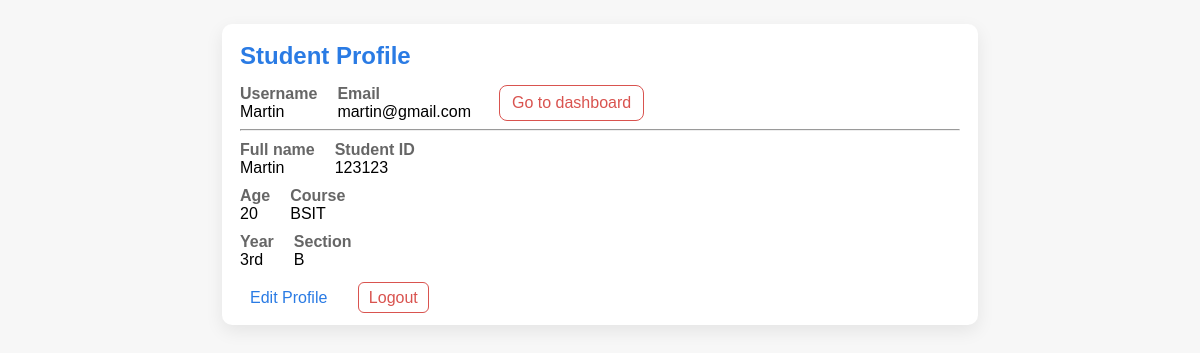
Page /profile/ (signed in) on the committed database.
### online_enrollment/models.py (models this page shows, shortened)
class Student(models.Model):
    user = models.OneToOneField(User, on_delete=models.CASCADE, related_name='student_profile')
    name = models.CharField(max_length=150, blank=True)
    age = models.PositiveIntegerField(null=True, blank=True)
    student_id = models.CharField(max_length=50, unique=True, blank=True, null=True)
    course = models.CharField(max_length=150, blank=True)
    year = models.CharField(max_length=50, blank=True)
    section = models.CharField(max_length=50, blank=True)
    created_at = models.DateTimeField(auto_now_add=True)
    updated_at = models.DateTimeField(auto_now=True)

### online_enrollment/views.py (the view)
# urls.py: path('profile/', views.profile, name='profile'),
@login_required(login_url='login_user')
def profile(request):
    user_id = request.GET.get('u')
    if user_id and request.user.is_staff:
        target_user = get_object_or_404(User, id=user_id)
    else:
        target_user = request.user
    student, created = Student.objects.get_or_create(user=target_user, defaults={'name': target_user.username})
    return render(request, 'online_enrollment/profile.html', {'student': student})

### online_enrollment/templates/online_enrollment/profile.html (shortened to what this page needs)
{% load static %}
<!DOCTYPE html>
<html lang="en">
<head>
  <link rel="stylesheet" href="{% static 'css/style.css' %}">
</head>
<body>
  <div class="card">
    <h2>Student Profile</h2>
    <div class="row">
      <div><span class="label">Username</span><div class="value">{{ student.user.username }}</div></div>
      <div><span class="label">Email</span><div class="value">{{ student.user.email }}</div></div>
      <a class="logout" href="{% url 'dashboard' %}">Go to dashboard</a>
    </div>
    <hr>
    <div class="row">
      <div><span class="label">Full name</span><div class="value">{{ student.name }}</div></div>
      <div><span class="label">Student ID</span><div class="value">{{ student.student_id|default:"—" }}</div></div>
    </div>
    <div class="row">
      <div><span class="label">Age</span><div class="value">{{ student.age|default:"—" }}</div></div>
      <div><span class="label">Course</span><div class="value">{{ student.course|default:"—" }}</div></div>
    </div>
    <div class="row">
      <div><span class="label">Year</span><div class="value">{{ student.year|default:"—" }}</div></div>
      <div><span class="label">Section</span><div class="value">{{ student.section|default:"—" }}</div></div>
    </div>
    <div class="actions">
      <a class="button" href="{% url 'edit_profile' %}">Edit Profile</a>
      <a class="logout" href="{% url 'logout_user' %}">Logout</a>
    </div>
  </div>
</body>
</html>

### online_enrollment/static/css/style.css (style rules this page uses)
body { font-family: Arial, sans-serif; background: #f7f7f7; padding: 24px; margin: 0; }
.card { background: #fff; padding: 18px; border-radius: 10px; box-shadow: 0 6px 18px rgba(0,0,0,0.08); margin-bottom: 20px; max-width: 720px; margin-left: auto; margin-right: auto; }
h2, h3 { color: #2a7be4; margin: 0 0 12px 0; }
a { text-decoration: none; }
a.link, a.button { color: #2a7be4; }
a.logout { border: 1px solid #d9534f; color: #d9534f; background: transparent; padding: 8px 12px; border-radius: 8px; margin-left: 8px; }
.actions a { margin-right: 8px; text-decoration: none; padding: 6px 10px; border-radius: 6px; }
h2 { font-size: 24px; margin-bottom: 15px; }
.row { display: flex; gap: 20px; flex-wrap: wrap; margin-top: 10px; }
.label { color: #666; font-weight: 600; width: 140px; }
.value { flex: 1; }
.actions { margin-top: 20px; }

### rows in the picture
Student: user.username "Martin", user.email "martin@gmail.com", name "Martin", student_id "123123", age "20", course "BSIT", year "3rd", section "B"
